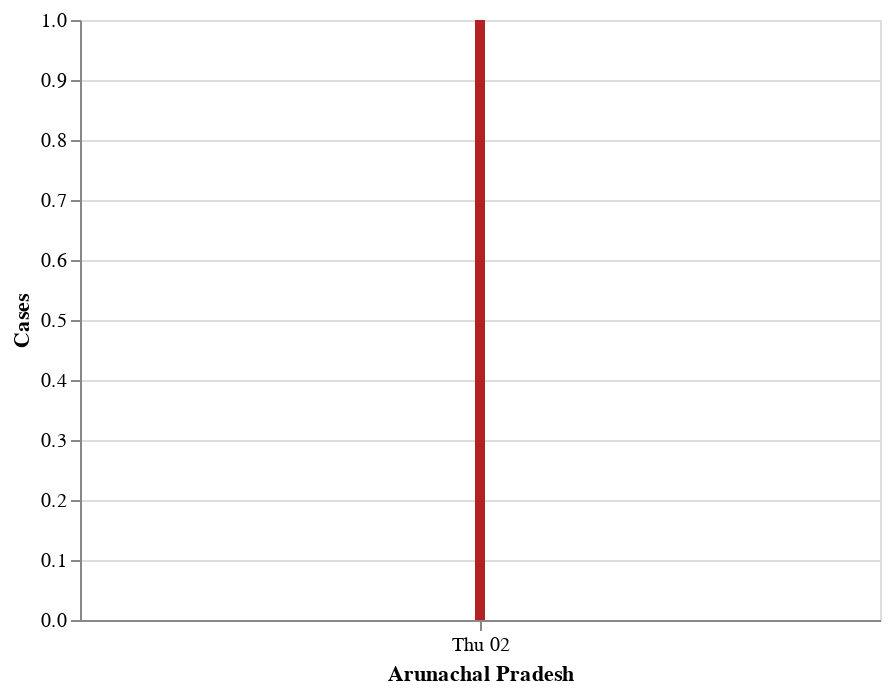

The notebook cell saved with this chart:
### Code cell
#hide_input

wb_df=graph_df.query("detected_state == 'Arunachal Pradesh'").reset_index()
wb_df=wb_df[["diagnosed_date",0]]
wb_df.rename(columns={0:'Cases'},inplace=True)
wb_df=wb_df.groupby("diagnosed_date").sum().reset_index()
#wb_df
alt.Chart(wb_df).mark_bar(color='firebrick').encode(
    alt.X('diagnosed_date', title='Arunachal Pradesh'),
    alt.Y('sum(Cases)', title='Cases')
).interactive()

### Figure 1 — Vega-Lite specification as saved in the notebook (floating-point values rounded to 4 significant figures)
{"config": {"view": {"continuousWidth": 400, "continuousHeight": 300}}, "data": {"name": "data-15da8564ce10ddc994aed8159737ac47"}, "mark": {"type": "bar", "color": "firebrick"}, "encoding": {"x": {"type": "temporal", "field": "diagnosed_date", "title": "Arunachal Pradesh"}, "y": {"type": "quantitative", "aggregate": "sum", "field": "Cases", "title": "Cases"}}, "selection": {"selector078": {"type": "interval", "bind": "scales", "encodings": ["x", "y"]}}, "$schema": "https://vega.github.io/schema/vega-lite/v4.8.1.json", "datasets": {"data-15da8564ce10ddc994aed8159737ac47": [{"diagnosed_date": "2020-04-02T00:00:00", "Cases": 1}]}}
